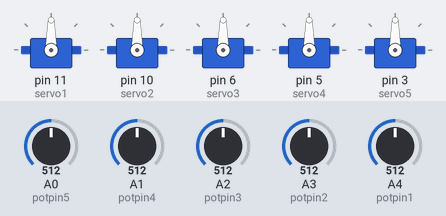
Recording of a sketch running on a simulated Arduino Uno, built with avr-gcc and run on an emulated ATmega328P. Shown: 5 × servo. The inputs (shaded band) are chosen by the test bench; at power-on: A0 (potpin5) = 512, A1 (potpin4) = 512, A2 (potpin3) = 512, A3 (potpin2) = 512, A4 (potpin1) = 512.

Above: at 6.2 s.
6.3 s: A0 (potpin5) set to 716
At 7.0 s:
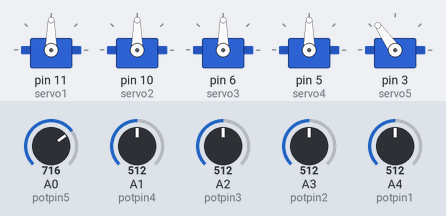
7.8 s: A1 (potpin4) set to 716
At 8.5 s:
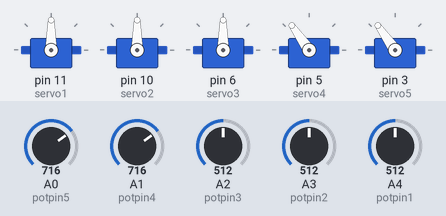
9.3 s: A2 (potpin3) set to 716
At 9.9 s:
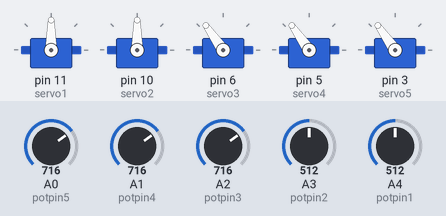
10.8 s: A3 (potpin2) set to 716
At 12.0 s:
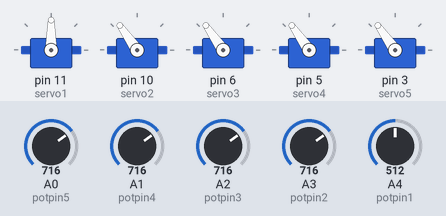
12.3 s: A4 (potpin1) set to 716
At 13.5 s:
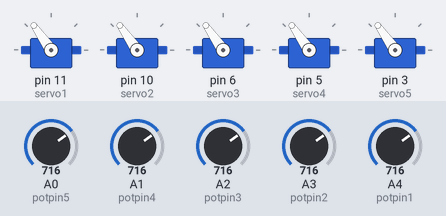
13.8 s: A0 (potpin5) set to 992
At 15.0 s:
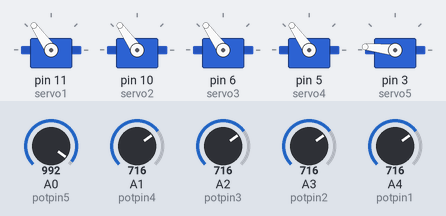
Timing chart, 0 to 16.3 s (numbered marks = the images above; inputs shaded):
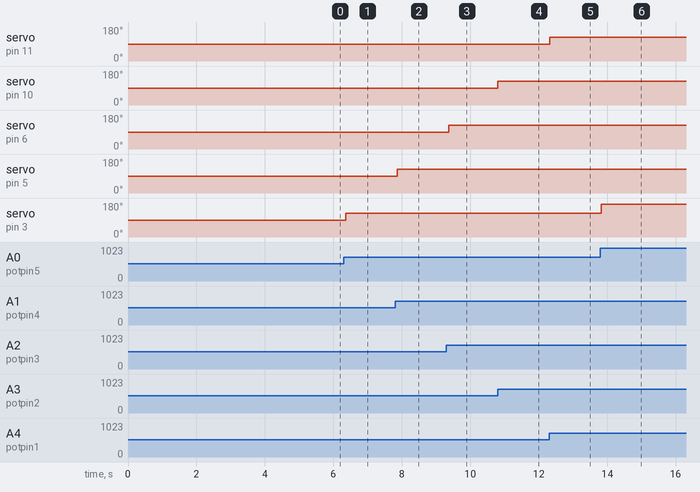

The sketch:

Code.ino
```cpp
#include <Servo.h>

Servo servo1;  // create servo object to control a servo
Servo servo2;  // create servo object to control a servo
Servo servo3;
Servo servo4;
Servo servo5;

int startPos = 90;
int potpin1 = 4;  // analog pin used to connect the potentiometer
int val1;    // variable to read the value from the analog pin

int potpin2 = 3;
int val2;

int potpin3 = 2;
int val3;

int potpin4 = 1;
int val4;

int potpin5 = 0;
int val5;

void setup() {
 servo1.attach(11);  // attaches the servo on pin 9 to the servo object
  servo2.attach(10);
  servo3.attach(6);
  servo4.attach(5);
  servo5.attach(3);


  servo1.write(startPos);

servo2.write(startPos);

servo3.write(startPos);

servo4.write(startPos);

servo5.write(startPos);
delay(5000);

}

void loop() {


  val1 = analogRead(potpin1);            // reads the value of the potentiometer (value between 0 and 1023)
  val1 = map(val1, 0, 1023, 0, 180);     // scale it to use it with the servo (value between 0 and 180)
  servo1.write(val1);                  // sets the servo position according to the scaled value
  delay(15);                           // waits for the servo to get there


  val2 = analogRead(potpin2);
  val2 = map(val2, 0, 1023, 0, 180);
  servo2.write(val2);
  delay(15);


    val3 = analogRead(potpin3);
  val3 = map(val3, 0, 1023, 0, 180);
  servo3.write(val3);
  delay(15);


      val4 = analogRead(potpin4);
  val4 = map(val4, 0, 1023, 0, 180);
  servo4.write(val4);
  delay(15);


  val5 = analogRead(potpin5);
  val5 = map(val5, 0, 1023, 0, 180);
  servo5.write(val5);
  delay(15);

}
```

Measured:
- after the input at 6.3 s, servo on pin 3 (servo5): 90° → 125° after 0.06 s
- after the input at 7.8 s, servo on pin 5 (servo4): 90° → 125° after 0.06 s
- after the input at 9.3 s, servo on pin 6 (servo3): 90° → 125° after 0.07 s
- after the input at 10.8 s, servo on pin 10 (servo2): 90° → 125° at once
- after the input at 12.3 s, servo on pin 11 (servo1): 90° → 125° at once
- after the input at 13.8 s, servo on pin 3 (servo5): 125° → 174° at once
